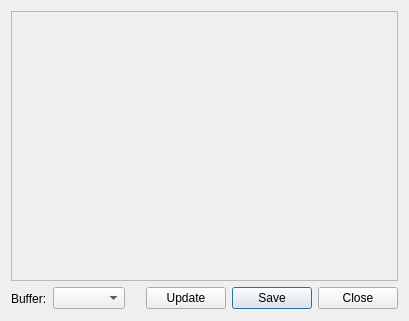
<ui version="4.0" >
 <class>RenderTargetView</class>
 <widget class="QWidget" name="RenderTargetView" >
  <property name="geometry" >
   <rect>
    <x>0</x>
    <y>0</y>
    <width>409</width>
    <height>321</height>
   </rect>
  </property>
  <property name="windowTitle" >
   <string>Form</string>
  </property>
  <layout class="QGridLayout" >
   <item row="0" column="0" colspan="5" >
    <widget class="QFrame" name="m_frame" >
     <property name="sizePolicy" >
      <sizepolicy vsizetype="Expanding" hsizetype="Expanding" >
       <horstretch>0</horstretch>
       <verstretch>0</verstretch>
      </sizepolicy>
     </property>
     <property name="contextMenuPolicy" >
      <enum>Qt::ActionsContextMenu</enum>
     </property>
     <property name="frameShape" >
      <enum>QFrame::StyledPanel</enum>
     </property>
     <property name="frameShadow" >
      <enum>QFrame::Sunken</enum>
     </property>
    </widget>
   </item>
   <item row="1" column="0" >
    <widget class="QLabel" name="label_2" >
     <property name="text" >
      <string>Buffer:</string>
     </property>
    </widget>
   </item>
   <item row="1" column="1" >
    <widget class="QComboBox" name="m_buffer" />
   </item>
   <item row="1" column="2" >
    <spacer>
     <property name="orientation" >
      <enum>Qt::Horizontal</enum>
     </property>
     <property name="sizeHint" >
      <size>
       <width>16</width>
       <height>23</height>
      </size>
     </property>
    </spacer>
   </item>
   <item row="1" column="3" >
    <widget class="QPushButton" name="m_updateButton" >
     <property name="text" >
      <string>Update</string>
     </property>
    </widget>
   </item>
   <item row="1" column="4" >
    <widget class="QDialogButtonBox" name="m_buttonBox" >
     <property name="sizePolicy" >
      <sizepolicy vsizetype="Fixed" hsizetype="Fixed" >
       <horstretch>0</horstretch>
       <verstretch>0</verstretch>
      </sizepolicy>
     </property>
     <property name="standardButtons" >
      <set>QDialogButtonBox::Close|QDialogButtonBox::NoButton|QDialogButtonBox::Save</set>
     </property>
    </widget>
   </item>
  </layout>
  <action name="m_actionNormalSize" >
   <property name="text" >
    <string>1:1</string>
   </property>
   <property name="shortcut" >
    <string>Space</string>
   </property>
  </action>
  <action name="m_actionZoomIn" >
   <property name="text" >
    <string>Zoom In</string>
   </property>
   <property name="shortcut" >
    <string>+</string>
   </property>
  </action>
  <action name="m_actionZoomOut" >
   <property name="text" >
    <string>Zoom Out</string>
   </property>
   <property name="shortcut" >
    <string>-</string>
   </property>
  </action>
  <action name="m_actionClose" >
   <property name="text" >
    <string>Close</string>
   </property>
   <property name="shortcut" >
    <string>Esc</string>
   </property>
  </action>
 </widget>
 <resources/>
 <connections>
  <connection>
   <sender>m_actionClose</sender>
   <signal>triggered()</signal>
   <receiver>RenderTargetView</receiver>
   <slot>close()</slot>
   <hints>
    <hint type="sourcelabel" >
     <x>-1</x>
     <y>-1</y>
    </hint>
    <hint type="destinationlabel" >
     <x>255</x>
     <y>160</y>
    </hint>
   </hints>
  </connection>
 </connections>
</ui>
